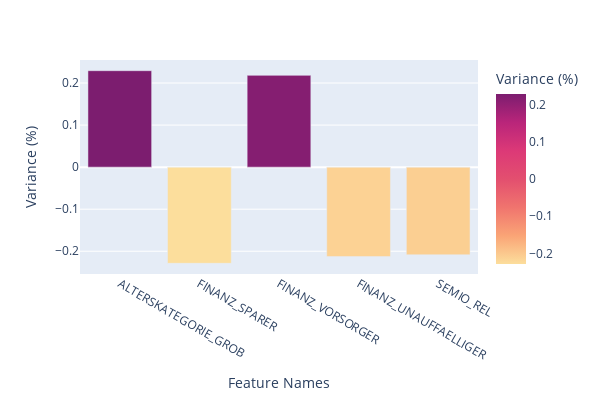

The notebook cell saved with this chart:
### Markdown cell above
Positively explains low-income earners (LP_STATUS_GROB) & no. 6-10 family owned houses (PLZ8_ANTG3)
    Negatively explains movement patterns (MOBI_REGIO), no. 1-2 family owned houses (KBA05_ANTG1 & PLZ8_ANTG1)

### Code cell
plot_pca_dim(pca,feat_names,1,5)

### Figure 1 — Plotly figure (JSON) as saved in the notebook; plotly's stock layout.template omitted (floating-point values rounded to 4 significant figures)
{"data": [{"alignmentgroup": "True", "hovertemplate": "Feature Names=%{x}<br>Variance (%)=%{marker.color}<extra></extra>", "legendgroup": "", "marker": {"color": [0.2293, -0.2287, 0.2182, -0.2128, -0.2085], "coloraxis": "coloraxis", "pattern": {"shape": ""}}, "name": "", "offsetgroup": "", "orientation": "v", "showlegend": false, "textposition": "auto", "type": "bar", "x": ["ALTERSKATEGORIE_GROB", "FINANZ_SPARER", "FINANZ_VORSORGER", "FINANZ_UNAUFFAELLIGER", "SEMIO_REL"], "xaxis": "x", "y": [0.2293, -0.2287, 0.2182, -0.2128, -0.2085], "yaxis": "y"}], "layout": {"barmode": "relative", "coloraxis": {"colorbar": {"title": {"text": "Variance (%)"}}, "colorscale": [[0, "rgb(252, 222, 156)"], [0.1667, "rgb(250, 164, 118)"], [0.3333, "rgb(240, 116, 110)"], [0.5, "rgb(227, 79, 111)"], [0.6667, "rgb(220, 57, 119)"], [0.8333, "rgb(185, 37, 122)"], [1, "rgb(124, 29, 111)"]]}, "height": 400, "legend": {"tracegroupgap": 0}, "margin": {"t": 60}, "width": 600, "xaxis": {"anchor": "y", "domain": [0, 1], "title": {"text": "Feature Names"}}, "yaxis": {"anchor": "x", "domain": [0, 1], "title": {"text": "Variance (%)"}}}}
